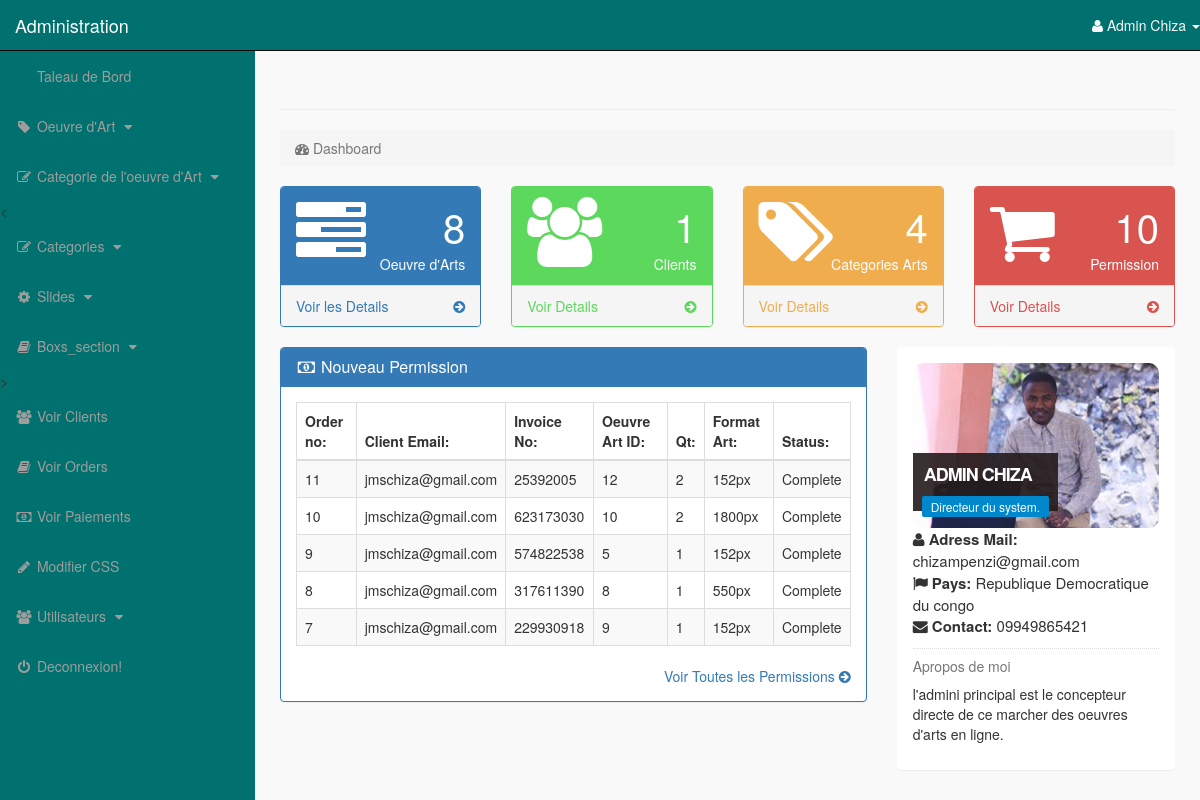
The page /admin_area/index.php?tableaubord (signed in) on the database its author committed.
### tables this page shows
CREATE TABLE IF NOT EXISTS `t_pending_orders` (
  `order_id` int(10) NOT NULL AUTO_INCREMENT,
  `client_id` int(11) NOT NULL,
  `invoice_no` int(11) NOT NULL,
  `art_id` text NOT NULL,
  `qty` int(10) NOT NULL,
  `num` text NOT NULL,
  `order_stutus` text NOT NULL,
  PRIMARY KEY (`order_id`)
);

CREATE TABLE IF NOT EXISTS `t_clients` (
  `client_id` int(10) NOT NULL AUTO_INCREMENT,
  `client_nom` varchar(255) NOT NULL,
  `client_email` varchar(255) NOT NULL,
  `client_password` varchar(255) NOT NULL,
  `client_pays` text NOT NULL,
  `client_ville` text NOT NULL,
  `client_contact` varchar(300) NOT NULL,
  `client_adress` text NOT NULL,
  `client_photo` text NOT NULL,
  `client_ip` varchar(100) NOT NULL,
  PRIMARY KEY (`client_id`)
);

### admin_area/tableaubord.php (the view, shortened to what this page needs)
<?php
    if(!isset($_SESSION['admin_email'])){
        echo "<script>window.open('login.php','_self')</script>";
    }else{
?>
<div class="row">
    <div class="col-lg-12">
        <h1 class="page-header">  </h1>
        <ol class="breadcrumb">
            <li class="active">
                <i class="fa fa-dashboard"></i> Dashboard
            </li>
        </ol>
    </div>
</div>
<div class="row">
    <div class="col-lg-3 col-md-6">
        <div class="panel panel-primary">
            <div class="panel-heading">
                <div class="row">
                    <div class="col-xs-3">
                        <i class="fa fa-tasks fa-5x"></i>
                    </div>
                    <div class="col-xs-9 text-right">
                        <div class="huge"> <?php echo $count_products; ?> </div>
                        <div> Oeuvre d'Arts </div>
                    </div>
                </div>
            </div>
            <a href="index.php?voir_arts">
                <div class="panel-footer">
                    <span class="pull-left">
                        Voir les  Details
                    </span>
                    <span class="pull-right">
                        <i class="fa fa-arrow-circle-right"></i>
                    </span>
                    <div class="clearfix"></div>
                </div>
            </a>
        </div>
    </div>
    <div class="col-lg-3 col-md-6">
        <div class="panel panel-green">
            <div class="panel-heading">
                <div class="row">
                    <div class="col-xs-3">
                        <i class="fa fa-users fa-5x"></i>
                    </div>
                    <div class="col-xs-9 text-right">
                        <div class="huge"> <?php echo $count_customers; ?> </div>
                        <div> Clients </div>
                    </div>
                </div>
            </div>
            <a href="index.php?voir_clients">
                <div class="panel-footer">
                    <span class="pull-left">
                        Voir Details
                    </span>
                    <span class="pull-right">
                        <i class="fa fa-arrow-circle-right"></i>
                    </span>
                    <div class="clearfix"></div>
                </div>
            </a>
        </div>
    </div>
    <div class="col-lg-3 col-md-6">
        <div class="panel panel-orange">
            <div class="panel-heading">
                <div class="row">
                    <div class="col-xs-3">
                        <i class="fa fa-tags fa-5x"></i>
                    </div>
                    <div class="col-xs-9 text-right">
                        <div class="huge"> <?php echo $count_p_categories; ?> </div>
                        <div> Categories Arts</div>
                    </div>
                </div>
            </div>
            <a href="index.php?voir_a_cat">
                <div class="panel-footer">
                    <span class="pull-left">
                        Voir Details
                    </span>
                    <span class="pull-right">
                        <i class="fa fa-arrow-circle-right"></i>
                    </span>
                    <div class="clearfix"></div>
                </div>
            </a>
        </div>
    </div>
    <div class="col-lg-3 col-md-6">
        <div class="panel panel-red">
            <div class="panel-heading">
                <div class="row">
                    <div class="col-xs-3">
                        <i class="fa fa-shopping-cart fa-5x"></i>
                    </div>
                    <div class="col-xs-9 text-right">
                        <div class="huge"> <?php echo $count_pending_orders; ?> </div>
                        <div> Permission </div>
                    </div>
                </div>
            </div>
            <a href="index.php?voir_orders">
                <div class="panel-footer">
                    <span class="pull-left">
                        Voir Details
                    </span>
                    <span class="pull-right">
                        <i class="fa fa-arrow-circle-right"></i>
                    </span>
                    <div class="clearfix"></div>
                </div>
            </a>
        </div>
    </div>
</div>
<div class="row">
    <div class="col-lg-8">
        <div class="panel panel-primary">
            <div class="panel-heading">
                <h3 class="panel-title">
                    <i class="fa fa-money fa-fw"></i> Nouveau Permission
                </h3>
            </div>
            <div class="panel-body">
                <div class="table-responsive">
                    <table class="table table-hover table-striped table-bordered">
                        <thead>
                            <tr>
                                <th> Order no: </th>
                                <th> Client Email: </th>
                                <th> Invoice No: </th>
                                <th> Oeuvre Art ID: </th>
                                <th>  Qt: </th>
                                <th> Format Art: </th>
                                <th> Status: </th>
                            </tr>
                        </thead>
                        <tbody>
                            <?php
                                $get_order = "select * from t_pending_orders order by 1 DESC LIMIT 0,5";
                                $run_order = mysqli_query($con,$get_order);
                                while($row_order=mysqli_fetch_array($run_order)){
                                    $order_id = $row_order['order_id'];
                                    $c_id = $row_order['client_id'];
                                    $invoice_no = $row_order['invoice_no'];
                                    $art_id = $row_order['art_id'];
                                    $qty = $row_order['qty'];
                                    $num = $row_order['num'];
                                    $order_status = $row_order['order_stutus'];
                            ?>
                            <tr>
                                <td> <?php echo $order_id; ?> </td>
                                <td>
                                    <?php
                                        $get_client = "select * from t_clients where client_id='$c_id'";
                                        $run_client = mysqli_query($con,$get_client);
                                        $row_client = mysqli_fetch_array($run_client);
                                        $client_email = $row_client['client_email'];
                                        echo $client_email;
                                    ?>
                                </td>
                                <td> <?php echo $invoice_no; ?> </td>
                                <td> <?php echo $art_id; ?> </td>
                                <td> <?php echo $qty; ?> </td>
                                <td> <?php echo $num; ?> </td>
                                <td>
                                    <?php
                                        if($order_status=='pending'){
                                            echo $order_status='pending';
                                        }else{
                                            echo $order_status='Complete';
                                        }
                                    ?>
                                </td>
                            </tr>
                            <?php } ?>
                        </tbody>
                    </table>
                </div>
                <div class="text-right">
                    <a href="index.php?view_orders">
                        Voir  Toutes les Permissions <i class="fa fa-arrow-circle-right"></i>
                    </a>
                </div>
            </div>
        </div>
    </div>
    <div class="col-md-4">
        <div class="panel">
            <div class="panel-body">
                <div class="mb-md thumb-info">
                    <img src="admin_images/<?php echo $admin_image; ?>" alt="<?php echo $admin_image; ?>" class="rounded img-responsive">
                    <div class="thumb-info-title">
                        <span class="thumb-info-inner"> <?php echo $admin_name; ?> </span>
                        <span class="thumb-info-type"> <?php echo $admin_job; ?> </span>
                    </div>
                </div>
                <div class="mb-md">
                    <div class="widget-content-expanded">
                        <i class="fa fa-user"></i> <span> Adress Mail: </span> <?php echo $admin_email; ?> <br/>
                        <i class="fa fa-flag"></i> <span> Pays: </span> <?php echo $admin_country; ?> <br/>
                        <i class="fa fa-envelope"></i> <span> Contact: </span> <?php echo $admin_contact; ?> <br/>
                    </div>
                    <hr class="dotted short">
                    <h5 class="text-muted"> Apropos de moi </h5>
                    <p>
                        <?php echo $admin_about; ?>
                    </p>
                </div>
            </div>
        </div>
    </div>
</div>
<?php } ?>

### admin_area/includes/sidebar.php (shortened to what this page needs)
<?php
    if(!isset($_SESSION['admin_email'])){
        echo "<script>window.open('login.php','_self')</script>";
    }else{
?>
<nav class="navbar navbar-inverse navbar-fixed-top">
    <div class="navbar-header">
        <a href="index.php?tableaubord" class="navbar-brand">Administration</a>
    </div>
    <ul class="nav navbar-right top-nav">
        <li class="dropdown">
            <a href="#" class="dropdown-toggle" data-toggle="dropdown">
                <i class="fa fa-user"></i> <?php echo $admin_name; ?> <b class="caret"></b>
            </a>
        </li>
    </ul>
    <div class="collapse navbar-collapse navbar-ex1-collapse">
        <ul class="nav navbar-nav side-nav">
            <li>
                <a href="index.php?tableaubord">
                        <i class="fa fa-fw fa-tableaubord"></i> Taleau de Bord
                </a>
            </li>
            <li>
                <a href="#" data-toggle="collapse" data-target="#products">
                        <i class="fa fa-fw fa-tag"></i> Oeuvre d'Art
                        <i class="fa fa-fw fa-caret-down"></i>
                </a>
            </li>
            <li>
                <a href="#" data-toggle="collapse" data-target="#p_cat">
                        <i class="fa fa-fw fa-edit"></i> Categorie de l'oeuvre d'Art
                        <i class="fa fa-fw fa-caret-down"></i>
                </a><
            </li>
            <li>
                <a href="#" data-toggle="collapse" data-target="#cat">
                        <i class="fa fa-fw fa-edit"></i> Categories
                        <i class="fa fa-fw fa-caret-down"></i>
                </a>
            </li>
            <li>
                <a href="#" data-toggle="collapse" data-target="#slides">
                        <i class="fa fa-fw fa-gear"></i> Slides
                        <i class="fa fa-fw fa-caret-down"></i>
                </a>
            </li>
            <li>
                <a href="#" data-toggle="collapse" data-target="#box">
                        <i class="fa fa-fw fa-book"></i> Boxs_section
                        <i class="fa fa-fw fa-caret-down"></i>
                </a>
            </li>
            <li>>
                <a href="index.php?voir_clients">
                    <i class="fa fa-fw fa-users"></i> Voir Clients
                </a>
            </li>
            <li>
                <a href="index.php?voir_orders">
                    <i class="fa fa-fw fa-book"></i> Voir Orders
                </a>
            </li>
            <li>
                <a href="index.php?voir_paiement">
                    <i class="fa fa-fw fa-money"></i> Voir Paiements
                </a>
            </li>
            <li>
                <a href="index.php?modifier_css">
                    <i class="fa fa-fw fa-pencil"></i> Modifier CSS
                </a>
            </li>
            <li>
                <a href="#" data-toggle="collapse" data-target="#users">
                        <i class="fa fa-fw fa-users"></i> Utilisateurs
                        <i class="fa fa-fw fa-caret-down"></i>
                </a>
            </li>
            <li>
                <a href="logout.php">
                    <i class="fa fa-fw fa-power-off"></i> Deconnexion!
                </a>
            </li>
        </ul>
    </div>
</nav>
<?php } ?>

### rows shown on the page
t_pending_orders: order_id "11", client.client_email "jmschiza@gmail.com", invoice_no "25392005", art "12", qty "2", num "152px"
t_pending_orders: order_id "10", client.client_email "jmschiza@gmail.com", invoice_no "623173030", art "10", qty "2", num "1800px"
t_pending_orders: order_id "9", client.client_email "jmschiza@gmail.com", invoice_no "574822538", art "5", qty "1", num "152px"
t_pending_orders: order_id "8", client.client_email "jmschiza@gmail.com", invoice_no "317611390", art "8", qty "1", num "550px"
t_pending_orders: order_id "7", client.client_email "jmschiza@gmail.com", invoice_no "229930918", art "9", qty "1", num "152px"

### other values the page prints
$admin_name "Admin Chiza"
$count_products "8"
$count_customers "1"
$count_p_categories "4"
$count_pending_orders "10"
$admin_name "ADMIN CHIZA"
$admin_job "Directeur du system."
$admin_email "chizampenzi@gmail.com"
$admin_country "Republique Democratique du congo"
$admin_contact "09949865421"
$admin_about "l'admini principal est le concepteur directe de ce marcher des oeuvres d'arts en ligne."
